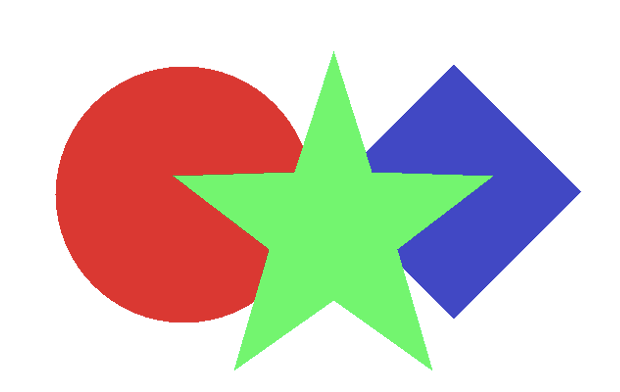
#> input picture test/test_img.png, 620 x 392 px
$ python p1.py
#> lines starting #> are read from the running program, lines starting #| are printed output that depends on the picture
import cv2
import numpy as np

img = cv2.imread("./test_img.png")
#> img is the input picture: shape (392, 620, 3); mean B, G, R 191.5, 199.1, 208.9

(height, width, channle) = img.shape
#> height = 392; width = 620; channle = 3

for i in range(height):
    for j in range(width):
        G = np.abs(img[i][j] - [218, 56, 50])
        B = np.abs(img[i][j] - [111, 245, 115])
        R = np.abs(img[i][j] - [65, 72, 196])
        if np.sum(R) < 100:
            img[i][j] = [255, 0, 255]
        elif np.sum(G) < 100:
            img[i][j] = [0, 255, 255]
        elif np.sum(B) < 100:
            img[i][j] = [255, 255, 0]
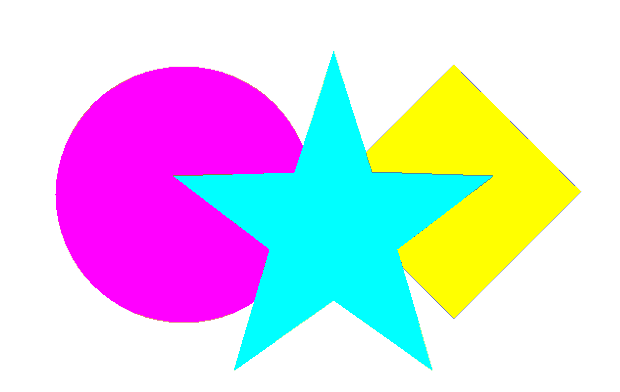
#> img: shape (392, 620, 3); mean B, G, R 228.9, 209, 218.2

cv2.imshow('img', img)
cv2.waitKey()
